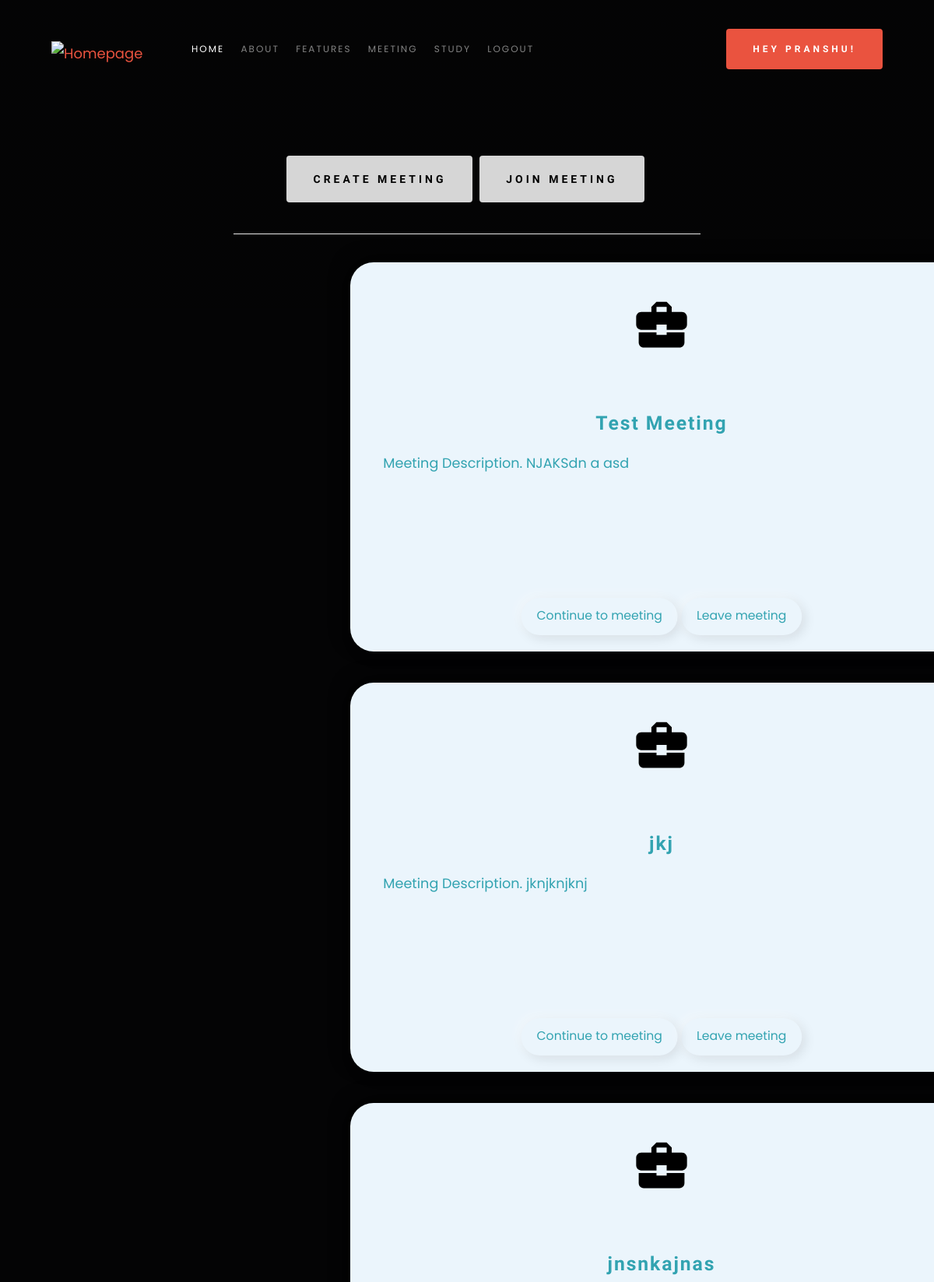
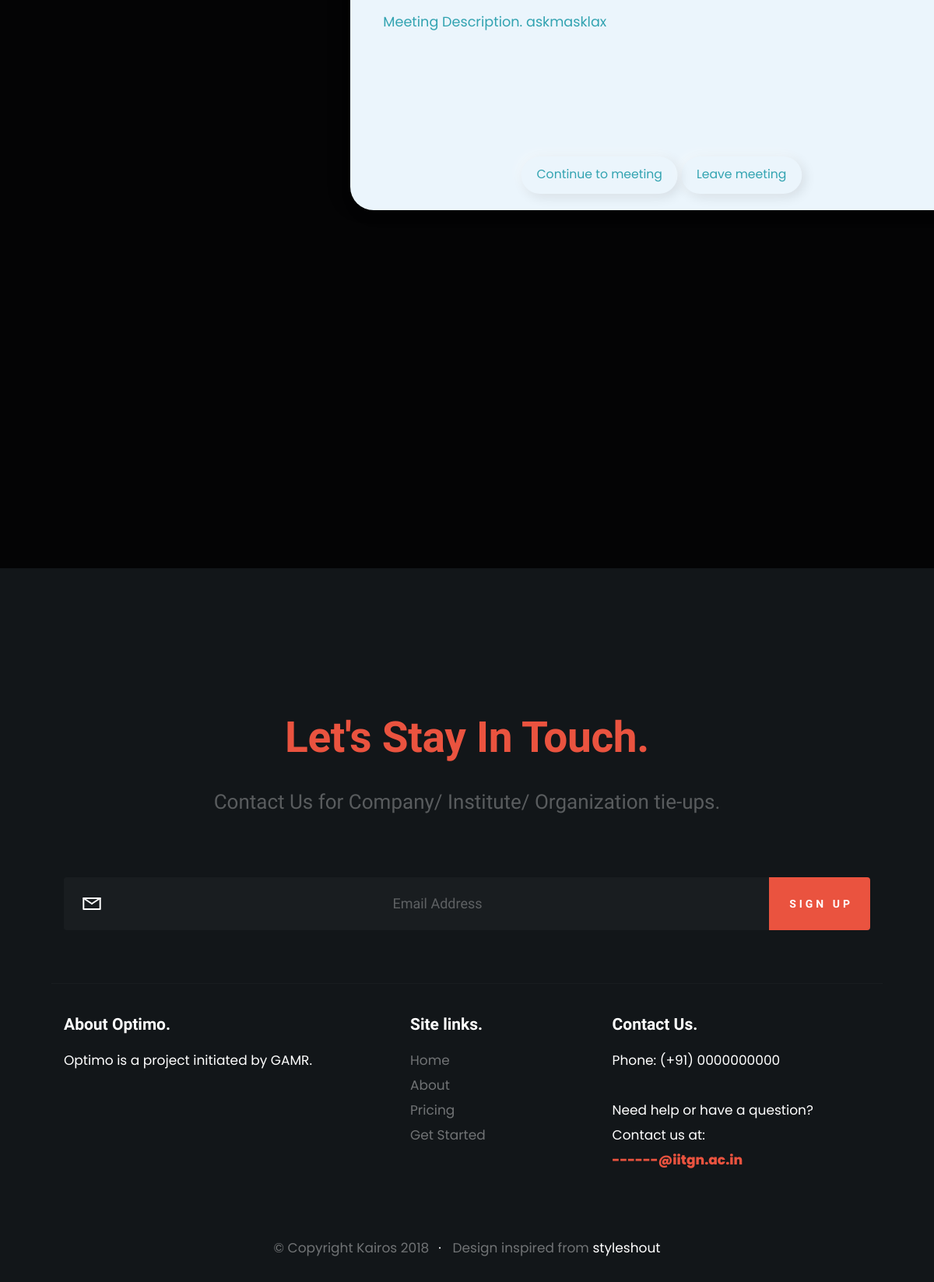
/meeting/ (signed in), run on the app's committed database (2 pictures, top to bottom).
### meetingmode/models.py (models this page shows, shortened)
class Meeting(models.Model):
    meeting_name = models.CharField(max_length=250)
    meeting_code = models.CharField(max_length=10)
    slug = models.SlugField(allow_unicode=True, unique=True)
    members = models.ManyToManyField(User, through="MeetingMember")
    description = models.TextField()
    created_at = models.DateTimeField(auto_now_add=True)

### meetingmode/views.py (the view)
# urls.py: path('', ListMeetings.as_view(), name='all'),
class ListMeetings(ListView):
    model = Meeting

### meetingmode/templates/meetingmode/meeting_list.html (shortened to what this page needs)
{% extends "base.html" %}
{% load static %}
{% block content %}
    <section id="home" class="s-home target-section" data-parallax="scroll" data-image-src="{% static 'images/hero-bg.jpg' %}" data-natural-width=3000 data-natural-height=2000 data-position-y=center>
        <div class="home-content">
            <div class="row home-content__main">
            {% if user.is_authenticated %}
            <div class="home-content__left">
                <a href="{% url 'meeting:create' %}" class="btn btn-outline-light btn-lg">
                      Create Meeting
                </a>
                <a href="{% url 'meeting:create' %}" class="btn btn-outline-light btn-lg">
                      Join Meeting
                </a>
            </div>
            <hr>
            {% for meeting in object_list %}
                {% if user in meeting.members.all %}
                <div class="flexcontainer">
                <div class="container">
                    <div class="card">
                        <div class="imgBx">
                            <img src="{% static 'css/Business.svg' %}">
                        </div>
                        <div class="contentBx">
                            <h2>{{meeting.meeting_name}}</h2>
                            <p>Meeting Description.<br>
                            {{meeting.description}}
                            </p>
                            <a href="{% url 'meeting:room' slug=meeting.slug %}"><span>Continue to meeting</span></a>
                            <a href="{% url 'meeting:leave' slug=meeting.slug %}"><span>Leave meeting</span></a>
                        </div>
                    </div>
                </div>
                </div>
                {% endif %}
            {% empty %}
                <h2>No Meetings to show.</h2>
            {% endfor %}
            </div>
        </div>
        {% else %}
            <h1>Please Login or Signup!</h1>
        {% endif %}
    </section>
{% endblock content %}

### templates/base.html (shortened to what this page needs)
<!DOCTYPE html>
{% load static %}
<html class="no-js" lang="en">
<head>
    <link rel="stylesheet" href="{% static 'css/base.css' %}">
    <link rel="stylesheet" href="{% static 'css/vendor.css' %}">
    <link rel="stylesheet" href="{% static 'css/main.css' %}">
    <link rel="stylesheet" href="{% static 'css/form.css' %}">
    <link rel="stylesheet" type="text/css" href="{% static 'css/style.css' %}">
</head>
<body id="top">
    <header class="s-header">
        <div class="row">
            <div class="header-logo">
                <a class="site-logo" href="index.html">
                    <img src="{% static 'images/logo.svg' %}" alt="Homepage">
                </a>
            </div>
            <nav class="header-nav-wrap">
                <ul class="header-main-nav">
                    <li class="current"><a class="" href="{% url 'home' %}" title="Home">Home</a></li>
                    <li><a class="smoothscroll" href="#about" title="About Us">About</a></li>
                    <li><a class="smoothscroll" href="#features" title="Features">Features</a></li>
                    <li><a class="smoothscroll" href="{% url 'meeting:all' %}" title="Meeting">Meeting</a></li>
                    {% if user.is_authenticated %}
                        <li><a href="{% url 'study:dashboard' username=user.username %}" title="Get Started">Study</a></li>
                        <li><a href="{% url 'accounts:logout' %}" title="Logout">Logout</a></li>
                    {% else %}
                        <li><a href="{% url 'accounts:login' %}" title="Login">Login</a></li>
                        <li><a href="{% url 'accounts:signup' %}" title="Signup">Signup</a></li>
                    {% endif %}
                </ul>
                {% if user.is_authenticated %}
                    <div class="header-cta">
                        <a href="#" class="btn btn--primary header-cta__btn">Hey {{user.username}}!</a>
                    </div>
                {% endif %}
            </nav>
        </div>
    </header>
    {% block content %}
    {% endblock content %}
    <footer class="s-footer footer">
        <div class="row section-header align-center">
            <div class="col-full">
                <h1 class="display-1">
                    Let's Stay In Touch.
                </h1>
                <p class="lead">
                Contact Us for Company/ Institute/ Organization tie-ups.
                </p>
            </div>
        </div>
        <div class="row footer__top">
            <div class="col-full footer__subscribe end">
                <div class="subscribe-form">
                    <form id="mc-form" class="group" novalidate="true">
                        <input type="email" value="" name="EMAIL" class="email" id="mc-email" placeholder="Email Address" required="">
                        <input type="submit" name="subscribe" value="Sign Up">
                    </form>
                </div>
            </div>
        </div>
        <div class="row footer__bottom">
            <div class="footer__about col-five tab-full left">
                <h4>About Optimo.</h4>
                <p>
                Optimo is a project initiated by GAMR.
                </p>
            </div>
            <div class="col-five md-seven tab-full right end">
                <div class="row">
                    <div class="footer__site-links col-five mob-full">
                        <h4>Site links.</h4>
                        <ul class="footer__site-links">
                            <li><a href="#home" class="smoothscroll">Home</a></li>
                            <li><a href="#about" class="smoothscroll">About</a></li>
                            <li><a href="#pricing" class="smoothscroll">Pricing</a></li>
                            <li><a href="#download" class="smoothscroll">Get Started</a></li>
                        </ul>
                    </div>
                    <div class="footer__contact col-seven mob-full">
                        <h4>Contact Us.</h4>
                        <p>
                        Phone: (+91) 0000000000 <br>
                        </p>
                        <p>
                        Need help or have a question? Contact us at: <br>
                        <a href="mailto:#0" class="footer__mail-link">------@iitgn.ac.in</a>
                        </p>
                    </div>
                </div>
            </div>
            <div class="col-full ss-copyright">
                <span>&copy; Copyright Kairos 2018</span>
                <span>Design inspired from <a href="https://www.styleshout.com/">styleshout</a></span>
            </div>
        </div>
    </footer>
</body>
</html>

### static/css/base.css (style rules this page uses)
html { font-family: sans-serif; line-height: 1.15; -ms-text-size-adjust: 100%; -webkit-text-size-adjust: 100%; }
body { margin: 0; }
article, aside, footer, header, nav, section { display: block; }
h1 { font-size: 2em; margin: 0.67em 0; }
hr { box-sizing: content-box; height: 0; overflow: visible; }
a { background-color: transparent; -webkit-text-decoration-skip: objects; }
img { border-style: none; }
button, input, optgroup, select, textarea { font-family: sans-serif; font-size: 100%; line-height: 1.15; margin: 0; }
button, input { overflow: visible; }
button, html [type="button"], [type="reset"], [type="submit"] { -webkit-appearance: button; }
html { font-size: 62.5%; box-sizing: border-box; }
*, *::before, *::after { box-sizing: inherit; }
body { font-weight: normal; line-height: 1; word-wrap: break-word; text-rendering: optimizeLegibility; -webkit-overflow-scrolling: touch; -webkit-text-size-adjust: none; }
body, input, button { -moz-osx-font-smoothing: grayscale; -webkit-font-smoothing: antialiased; }
img, video { max-width: 100%; height: auto; }
div, dl, dt, dd, ul, ol, li, h1, h2, h3, h4, h5, h6, pre, form, p, blockquote, th, td { margin: 0; padding: 0; }
h1, h2, h3, h4, h5, h6 { -webkit-font-smoothing: auto; -webkit-font-smoothing: antialiased; -webkit-font-variant-ligatures: common-ligatures; -moz-font-variant-ligatures: common-ligatures; font-variant-ligatures: common-ligatures; text-rendering: optimizeLegibility; }
ol, ul { list-style: none; }
li { display: block; }
a { text-decoration: none; line-height: inherit; }
a img { border: none; }
input[type="email"], input[type="number"], input[type="search"], input[type="text"], input[type="tel"], input[type="url"], input[type="password"], textarea { -webkit-appearance: none; -moz-appearance: none; -ms-appearance: none; -o-appearance: none; appearance: none; }
.row { width: 89%; max-width: 1200px; margin: 0 auto; }
.row:after { content: ""; display: table; clear: both; }
.row .row { width: auto; max-width: none; margin-left: -20px; margin-right: -20px; }
[class*="col-"] { float: left; padding: 0 20px; }
[class*="col-"] + [class*="col-"].end { float: right; }
.col-five { width: 41.66667%; }
.col-seven { width: 58.33333%; }
.col-twelve, .col-full { width: 100%; }
@media only screen and (max-width:1200px) { .row .row { margin-left: -16px; margin-right: -16px; } }
@media only screen and (max-width:1200px) { [class*="col-"] { padding: 0 16px; } }
@media only screen and (max-width:1200px) { .md-seven { width: 58.33333%; } }
.group:after { content: ""; display: table; clear: both; }
.align-center { margin-left: auto; margin-right: auto; text-align: center; }

### static/css/form.css (style rules this page uses)
form { color: white; }
p { color: white; }
::placeholder { color: darkgray; }
input[type=email] { color: white; text-align: center; border: 1px solid white; }

### static/css/style.css (style rules this page uses)
* { margin: 0; padding: 0; box-sizing: border-box; font-family: 'Poppins', sans-serif; }
.container { position: relative; display: flex; min-height: min-content; justify-content: space-around; align-items: flex-start; flex-wrap: wrap; width: 1100px; }
.container .card { width: 800px; height: 500px; margin: 20px; padding: 40px 30px; background: #ebf5fc; border-radius: 30px; box-shadow: -6px -6px 20px rgba(0,0,0,0.5), 6px 6px 20px rgba(0,0,0,0.1); }
.container .card .imgBx { position: relative; text-align: center; }
.container .card .imgBx img { width: 80px; }
.container .card .contentBx { position: relative; margin-top: 20px; text-align: center; }
.container .card .contentBx h2 { position: relative; top: 8%; color: #32a3b1; font-weight: 700; font-size: 1.4em; letter-spacing: 2px; }
.container .card .contentBx p { padding: 5px; text-align: left; color: #32a3b1; height: 150px; overflow-y: scroll; }
.container .card .contentBx a { display: inline-block; padding: 10px 20px; margin-top: 15px; border-radius: 40px; color: #32a3b1; font-size: 16px; text-decoration: none; box-shadow: -4px -4px 15px rgba(255,255,255,0.4), 4px 4px 15px rgba(0,0,0,0.1); }
.container .card .imgBx, .container .card .contentBx { transform: scale(0.98); }

### data on the page
Meeting: meeting_name "Test Meeting", description "NJAKSdn a asd"
Meeting: meeting_name "jkj", description "jknjknjknj"
Meeting: meeting_name "jnsnkajnas", description "askmasklax"

### other printed values
{{ user.username }} "PRANSHU"
